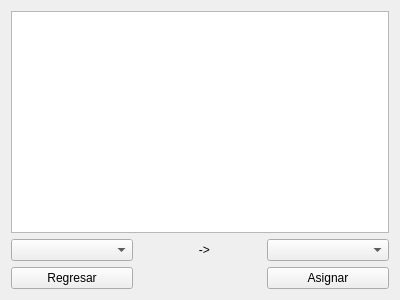
<?xml version="1.0" encoding="UTF-8"?>
<ui version="4.0">
 <class>AsignacionProf</class>
 <widget class="QWidget" name="AsignacionProf">
  <property name="geometry">
   <rect>
    <x>0</x>
    <y>0</y>
    <width>400</width>
    <height>300</height>
   </rect>
  </property>
  <property name="windowTitle">
   <string>Asignacion de profesores</string>
  </property>
  <layout class="QGridLayout" name="gridLayout">
   <item row="1" column="0">
    <widget class="QComboBox" name="comboBox"/>
   </item>
   <item row="1" column="2">
    <widget class="QComboBox" name="comboBox_2"/>
   </item>
   <item row="1" column="1">
    <widget class="QLabel" name="label">
     <property name="text">
      <string>                  -&gt;</string>
     </property>
    </widget>
   </item>
   <item row="0" column="0" colspan="3">
    <widget class="QTextBrowser" name="textBrowser"/>
   </item>
   <item row="2" column="2">
    <widget class="QPushButton" name="pushButton">
     <property name="text">
      <string>Asignar</string>
     </property>
     <property name="autoDefault">
      <bool>true</bool>
     </property>
    </widget>
   </item>
   <item row="2" column="0">
    <widget class="QPushButton" name="pushButton_2">
     <property name="text">
      <string>Regresar</string>
     </property>
     <property name="autoDefault">
      <bool>true</bool>
     </property>
    </widget>
   </item>
  </layout>
 </widget>
 <resources/>
 <connections/>
</ui>
